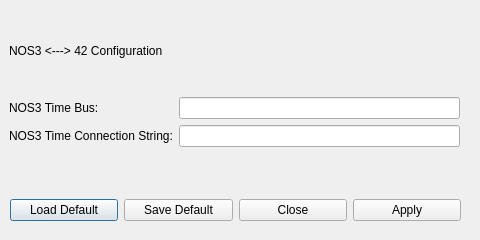
<?xml version="1.0" encoding="UTF-8"?>
<ui version="4.0">
 <class>NOS_Menu</class>
 <widget class="QDialog" name="NOS_Menu">
  <property name="geometry">
   <rect>
    <x>0</x>
    <y>0</y>
    <width>480</width>
    <height>240</height>
   </rect>
  </property>
  <property name="minimumSize">
   <size>
    <width>480</width>
    <height>240</height>
   </size>
  </property>
  <property name="maximumSize">
   <size>
    <width>480</width>
    <height>240</height>
   </size>
  </property>
  <property name="windowTitle">
   <string>Dialog</string>
  </property>
  <widget class="QWidget" name="layoutWidget">
   <property name="geometry">
    <rect>
     <x>10</x>
     <y>190</y>
     <width>451</width>
     <height>41</height>
    </rect>
   </property>
   <layout class="QHBoxLayout" name="horizontalLayout_2">
    <item>
     <widget class="QPushButton" name="loaddefaultButton">
      <property name="text">
       <string>Load Default</string>
      </property>
     </widget>
    </item>
    <item>
     <widget class="QPushButton" name="savedefaultButton">
      <property name="text">
       <string>Save Default</string>
      </property>
     </widget>
    </item>
    <item>
     <widget class="QPushButton" name="closeButton">
      <property name="text">
       <string>Close</string>
      </property>
     </widget>
    </item>
    <item>
     <widget class="QPushButton" name="applyButton">
      <property name="text">
       <string>Apply</string>
      </property>
     </widget>
    </item>
   </layout>
  </widget>
  <widget class="QWidget" name="gridLayoutWidget">
   <property name="geometry">
    <rect>
     <x>9</x>
     <y>10</y>
     <width>451</width>
     <height>171</height>
    </rect>
   </property>
   <layout class="QGridLayout" name="gridLayout">
    <item row="1" column="0">
     <widget class="QLabel" name="label">
      <property name="text">
       <string>NOS3 &lt;---&gt; 42 Configuration</string>
      </property>
     </widget>
    </item>
    <item row="0" column="0">
     <spacer name="verticalSpacer_2">
      <property name="orientation">
       <enum>Qt::Vertical</enum>
      </property>
      <property name="sizeHint" stdset="0">
       <size>
        <width>20</width>
        <height>40</height>
       </size>
      </property>
     </spacer>
    </item>
    <item row="3" column="0">
     <widget class="QLabel" name="label_2">
      <property name="text">
       <string>NOS3 Time Bus:</string>
      </property>
     </widget>
    </item>
    <item row="4" column="1">
     <widget class="QLineEdit" name="time_string"/>
    </item>
    <item row="4" column="0">
     <widget class="QLabel" name="label_3">
      <property name="text">
       <string>NOS3 Time Connection String:</string>
      </property>
     </widget>
    </item>
    <item row="2" column="0">
     <spacer name="verticalSpacer">
      <property name="orientation">
       <enum>Qt::Vertical</enum>
      </property>
      <property name="sizeHint" stdset="0">
       <size>
        <width>20</width>
        <height>40</height>
       </size>
      </property>
     </spacer>
    </item>
    <item row="3" column="1">
     <widget class="QLineEdit" name="time_bus"/>
    </item>
    <item row="5" column="0">
     <spacer name="verticalSpacer_3">
      <property name="orientation">
       <enum>Qt::Vertical</enum>
      </property>
      <property name="sizeHint" stdset="0">
       <size>
        <width>20</width>
        <height>40</height>
       </size>
      </property>
     </spacer>
    </item>
   </layout>
  </widget>
 </widget>
 <resources/>
 <connections/>
</ui>
